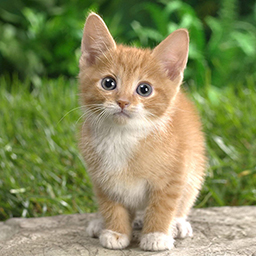
#> input picture tools/test/example/resnet18/cat.png, 256 x 256 px
$ python -i test_quantized_resnet18.py   (imports and definitions only)
#> lines starting #> are read from the running program, lines starting #| are printed output that depends on the picture
"""
量化 ResNet18 测试脚本

用于测试量化模型的编译和推理，对比浮点和量化模型的结果。

用法：
    python test_quantized_resnet18.py
"""
import numpy as np
import onnxruntime as ort
import subprocess
import os
import json
import sys
from pathlib import Path

# 添加项目根目录到路径
project_root = Path(__file__).parent
sys.path.insert(0, str(project_root))


class ResNet18QuantizationTest:
    """ResNet18 量化测试类"""

    def __init__(self):
        self.image_path = project_root / 'cat.png'
        self.onnx_model = project_root / 'resnet18.onnx'
        self.build_dir = project_root / 'build' / 'generic'

    def preprocess_image(self, image_path):
        """预处理图像"""
#> called with image_path = 'tools/test/example/resnet18/cat.png'
        from PIL import Image

        # 加载图像
        img = Image.open(image_path).convert('RGB')
#> img is the input picture: PIL image 256x256 RGB; mean R, G, B 134.7, 140.9, 92.1

        # Resize 到 256
        img = img.resize((256, 256), Image.BILINEAR)

        # Center crop 到 224
        left = (256 - 224) // 2
        top = (256 - 224) // 2
        img = img.crop((left, top, left + 224, top + 224))
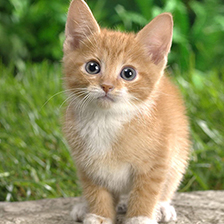
#> img: PIL image 224x224 RGB; mean R, G, B 141.8, 144.4, 95.3

        # 转换为 numpy 数组
        img_np = np.array(img, dtype=np.float32)

        # 归一化到 [0, 1]
        img_np = img_np / 255.0

        # ImageNet 标准化
        mean = np.array([0.485, 0.456, 0.406], dtype=np.float32)
        std = np.array([0.229, 0.224, 0.225], dtype=np.float32)
        img_np = (img_np - mean) / std
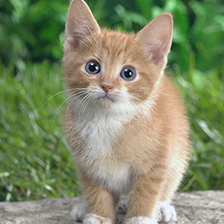
#> img_np: shape (224, 224, 3) float32; mean R, G, B 0.311, 0.493, -0.144; drawn with min black and max white

        # 转换为 NCHW 格式
        img_np = np.transpose(img_np, (2, 0, 1))

        return img_np.astype(np.float32)

    # [205 lines left out: functions run_float_model_onnx, compile_model, build_c_executable, run_compiled_model, parse_output, compare_results and 1 more, not called in this run]


# [2 lines not run here, left out]

>>> result = ResNet18QuantizationTest().preprocess_image('tools/test/example/resnet18/cat.png')
